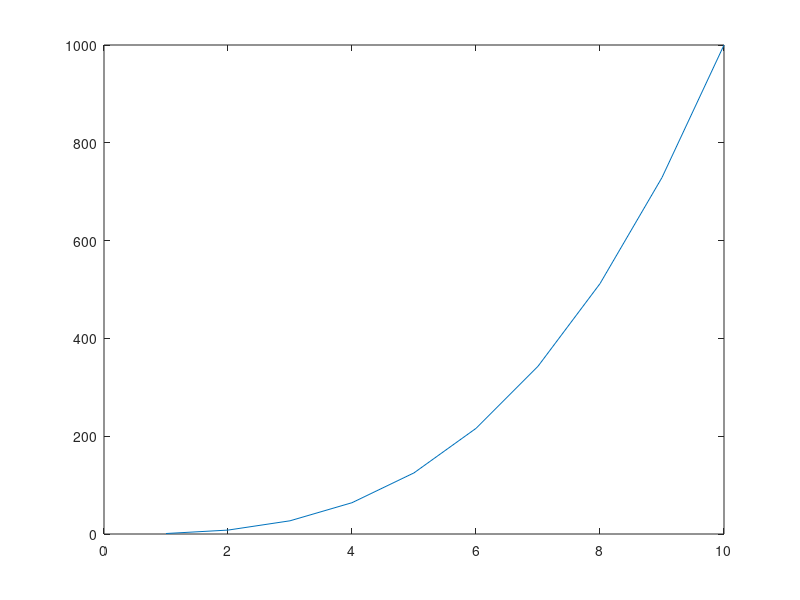

Write MATLAB code to recreate this figure.
%% *Live Script*
% *This is an example*
% 
% here is some text
% 
% this one has an additional line
% 
% here is an equation:
% 
% $$F=m\cdot a$$
% 
% here is a hyperlink:
% 
% <https://www.google.com link>
% 
% here is an image:
% 
% 

disp('hello')
x = 1:10
y = x.^3
plot(x,y)